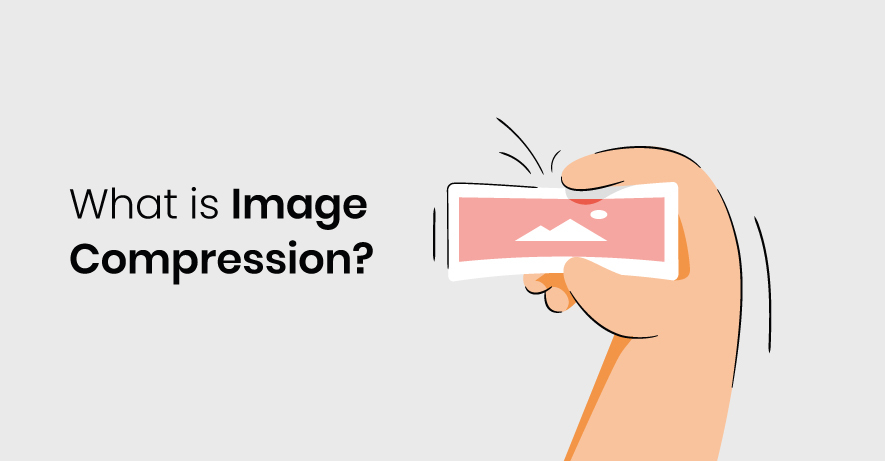
#> input picture toy_example_clustering/toy_example_clustering/what-is-image-compression-and-how-does-it-work.jpg, 885 x 461 px
$ python image_compression.py
#> lines starting #> are read from the running program, lines starting #| are printed output that depends on the picture; after the words box and inside, x2 and y2 are one past the last pixel; in counts of white or black regions, pixels touching at a corner belong together
import cv2
import numpy as np
from skimage.metrics import structural_similarity as ssim
from sklearn.metrics import mean_squared_error
import random

# Step 1: Load the image
image_path = 'what-is-image-compression-and-how-does-it-work.jpg'
original_image = cv2.imread(image_path, cv2.IMREAD_GRAYSCALE)
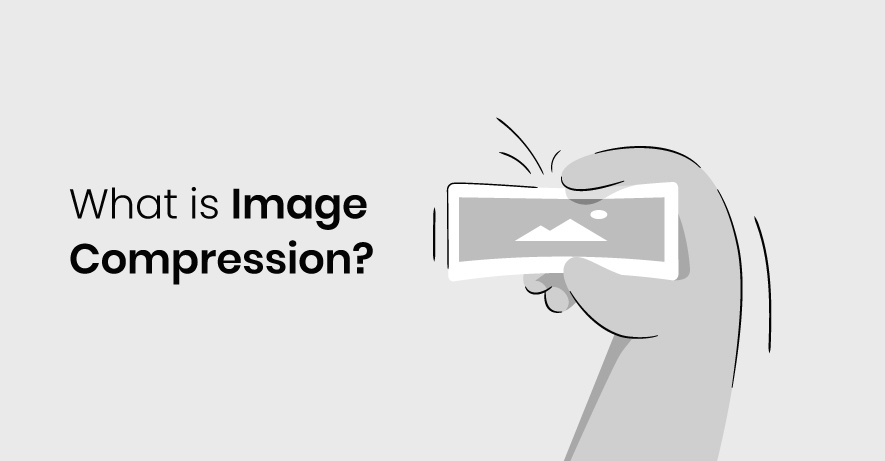
#> original_image: shape (461, 885); min 1, max 255, mean 225.6

# Step 2: Compress and decompress the image (using OpenCV, simulate this as JPEG compression)
compression_params = [int(cv2.IMWRITE_JPEG_QUALITY), 90]  # Set JPEG compression quality
_, compressed_image = cv2.imencode('.jpg', original_image, compression_params)
decompressed_image = cv2.imdecode(compressed_image, cv2.IMREAD_GRAYSCALE)

# Step 3: Add noise to the decompressed image (Output Transformation)
def add_noise_to_image(image, noise_factor=0.02):
#> called with noise_factor = 0.02
    noisy_image = image.copy()
    h, w = noisy_image.shape
#> h = 461; w = 885
    num_noise_pixels = int(noise_factor * h * w)  # Noise factor controls how many pixels are changed
#> num_noise_pixels = 8159

    # Randomly choose 'num_noise_pixels' to alter
    for _ in range(num_noise_pixels):
        x, y = random.randint(0, h - 1), random.randint(0, w - 1)
        noisy_image[x, y] = random.randint(0, 255)  # Set random pixel value
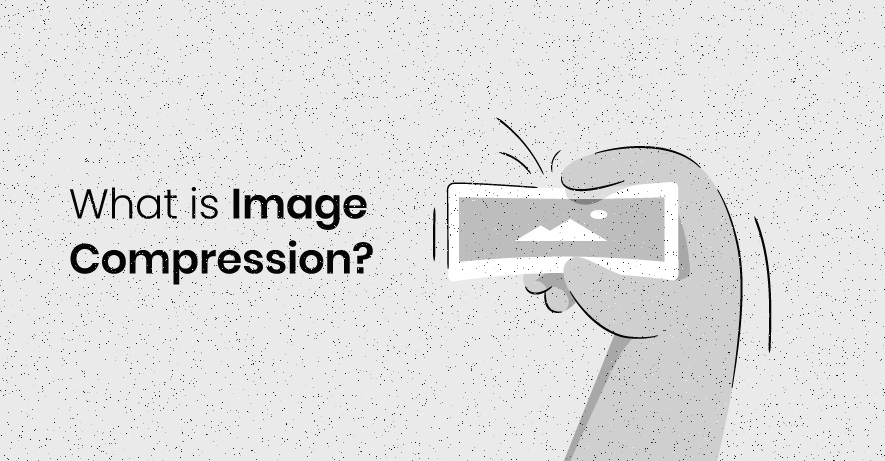
#> noisy_image: shape (461, 885); min 0, max 255, mean 223.6

    return noisy_image

noisy_decompressed_image = add_noise_to_image(decompressed_image, noise_factor=0.02)

# Step 4: Calculate SSIM and MSE (Auxiliary Function)
def calculate_ssim(image1, image2):
    return ssim(image1, image2)

def calculate_mse(image1, image2):
    return mean_squared_error(image1, image2)

# Initial SSIM and MSE between original and decompressed images
ssim_before_noise = calculate_ssim(original_image, decompressed_image)
#> ssim_before_noise = 0.997
mse_before_noise = calculate_mse(original_image, decompressed_image)
#> mse_before_noise = 0.977

# SSIM and MSE between original image and noisy decompressed image
ssim_after_noise = calculate_ssim(original_image, noisy_decompressed_image)
#> ssim_after_noise = 0.584
mse_after_noise = calculate_mse(original_image, noisy_decompressed_image)
#> mse_after_noise = 323.1

# Step 5: Output the results
print(f"SSIM before noise: {ssim_before_noise:.4f}")
#| SSIM before noise: 0.9970
print(f"MSE before noise: {mse_before_noise:.4f}")
#| MSE before noise: 0.9765

print(f"SSIM after noise: {ssim_after_noise:.4f}")
#| SSIM after noise: 0.5845
print(f"MSE after noise: {mse_after_noise:.4f}")
#| MSE after noise: 323.1258

# Step 6: Validation based on MR
if ssim_after_noise < ssim_before_noise:
    print("Validation passed: SSIM decreased after noise.")
else:
    print("Validation failed: SSIM did not decrease as expected.")

if mse_after_noise > mse_before_noise:
    print("Validation passed: MSE increased after noise.")
else:
    print("Validation failed: MSE did not increase as expected.")

# ********************************
print('failing example')

# Step 1: Load the original image
 # Replace with your image path
original_image = cv2.imread(image_path, cv2.IMREAD_GRAYSCALE)

# Step 2: Compress the image with aggressive settings
compression_params = [int(cv2.IMWRITE_JPEG_QUALITY), 1]  # Very low quality JPEG compression (high loss)
_, compressed_image = cv2.imencode('.jpg', original_image, compression_params)
#> compressed_image = 6711 values, max 255 at index 0, min 0 at index 4, mean 95.52
decompressed_image = cv2.imdecode(compressed_image, cv2.IMREAD_GRAYSCALE)
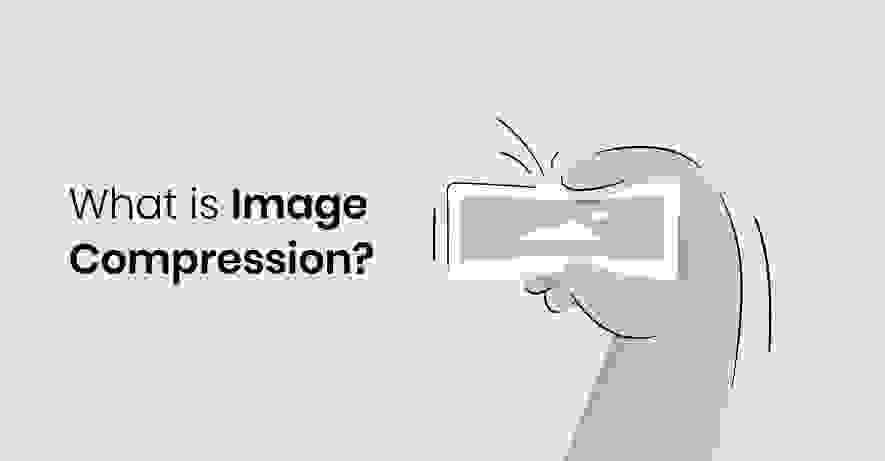
#> decompressed_image: shape (461, 885); min 0, max 255, mean 216.5

# Step 3: Add minor noise to the decompressed image (Output Transformation)
def add_noise_to_image(image, noise_factor=0.01):
#> called with noise_factor = 0.01
    noisy_image = image.copy()
    h, w = noisy_image.shape
#> h = 461; w = 885
    num_noise_pixels = int(noise_factor * h * w)  # Noise factor controls how many pixels to change
#> num_noise_pixels = 4079

    # Randomly modify a small number of pixel values
    for _ in range(num_noise_pixels):
        x, y = random.randint(0, h - 1), random.randint(0, w - 1)
        noisy_image[x, y] = random.randint(0, 255)
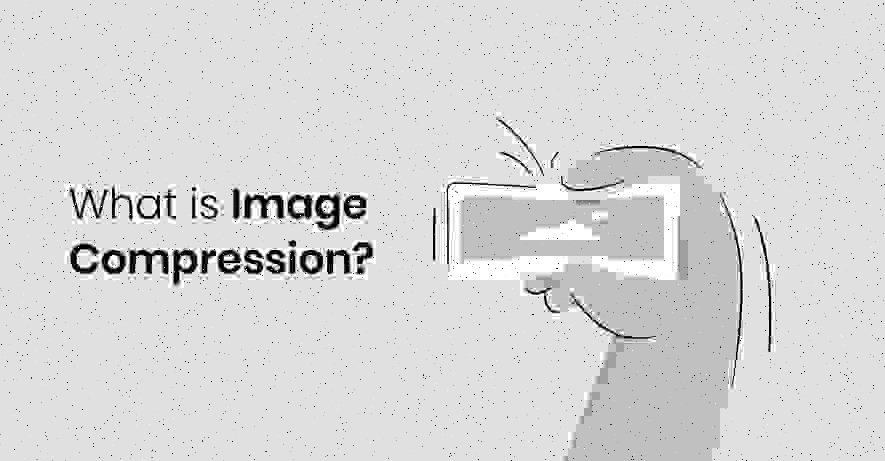
#> noisy_image: shape (461, 885); 0.99% of pixels changed, all inside (x1, y1, x2, y2) = (0, 0, 885, 461)

    return noisy_image

noisy_decompressed_image = add_noise_to_image(decompressed_image, noise_factor=0.01)

# Step 4: Calculate SSIM and MSE between original and decompressed images
def calculate_ssim(image1, image2):
    return ssim(image1, image2)

def calculate_mse(image1, image2):
    return mean_squared_error(image1, image2)

# SSIM and MSE between original and decompressed image
ssim_before_noise = calculate_ssim(original_image, decompressed_image)
#> ssim_before_noise = 0.947
mse_before_noise = calculate_mse(original_image, decompressed_image)
#> mse_before_noise = 192.8

# SSIM and MSE between original image and noisy decompressed image
ssim_after_noise = calculate_ssim(original_image, noisy_decompressed_image)
#> ssim_after_noise = 0.726
mse_after_noise = calculate_mse(original_image, noisy_decompressed_image)
#> mse_after_noise = 354.2

# Step 5: Output the results
print(f"SSIM before noise: {ssim_before_noise:.4f}")
#| SSIM before noise: 0.9466
print(f"MSE before noise: {mse_before_noise:.4f}")
#| MSE before noise: 192.7814

print(f"SSIM after noise: {ssim_after_noise:.4f}")
#| SSIM after noise: 0.7264
print(f"MSE after noise: {mse_after_noise:.4f}")
#| MSE after noise: 354.1526

# Step 6: Validation with AMR
if ssim_after_noise < ssim_before_noise:
    print("Validation passed: SSIM decreased after noise.")
else:
    print("Validation failed: SSIM did not decrease as expected.")

if mse_after_noise > mse_before_noise:
    print("Validation passed: MSE increased after noise.")
else:
    print("Validation failed: MSE did not increase as expected.")

# ****
#
# import cv2
import numpy as np
from skimage.metrics import structural_similarity as ssim
from sklearn.metrics import mean_squared_error
import matplotlib.pyplot as plt

# Load the original image
original_image = cv2.imread(image_path, cv2.IMREAD_GRAYSCALE)

# Function to progressively compress an image at decreasing quality
def compress_image_progressively(image, quality_levels):
    compressed_images = []
    for quality in quality_levels:
        compression_params = [int(cv2.IMWRITE_JPEG_QUALITY), quality]
        _, compressed = cv2.imencode('.jpg', image, compression_params)
        decompressed = cv2.imdecode(compressed, cv2.IMREAD_GRAYSCALE)
        compressed_images.append(decompressed)
    return compressed_images

# Define quality levels for compression
quality_levels = [90, 70, 50, 30, 10, 5, 2]  # Gradual degradation of quality

# Get progressively compressed images
compressed_images = compress_image_progressively(original_image, quality_levels)
#> compressed_images = 7 items

# Function to calculate SSIM and MSE for each decompressed image
def evaluate_images(original, compressed_images):
    ssim_scores = []
    mse_scores = []
    for img in compressed_images:
        ssim_score = ssim(original, img)
        mse_score = mean_squared_error(original, img)
        ssim_scores.append(ssim_score)
        mse_scores.append(mse_score)
#> this loop made 7 passes
#> (ssim_score, mse_score) on passes 1 to 7: (0.997, 0.977), (0.991, 4.84), (0.986, 8.87), (0.981, 15.55), (0.968, 49.11), (0.96, 90.23), (0.947, 192.9)
#> after the loop, mse_scores = [0.977, 4.84, 8.87, 15.55, 49.11, 90.23, 192.9]; ssim_scores = [0.997, 0.991, 0.986, 0.981, 0.968, 0.96, 0.947]
    return ssim_scores, mse_scores

# Evaluate all compressed images
ssim_scores, mse_scores = evaluate_images(original_image, compressed_images)
#> ssim_scores = [0.997, 0.991, 0.986, 0.981, 0.968, 0.96, 0.947]; mse_scores = [0.977, 4.84, 8.87, 15.55, 49.11, 90.23, 192.9]

# Output results
for i, quality in enumerate(quality_levels):
    print(f"Quality {quality}: SSIM = {ssim_scores[i]:.4f}, MSE = {mse_scores[i]:.4f}")
#> this loop made 7 passes
#| Quality 90: SSIM = 0.9970, MSE = 0.9765
#| Quality 70: SSIM = 0.9907, MSE = 4.8432
#| Quality 50: SSIM = 0.9863, MSE = 8.8727
#| Quality 30: SSIM = 0.9814, MSE = 15.5479
#| Quality 10: SSIM = 0.9681, MSE = 49.1100
#| Quality 5: SSIM = 0.9596, MSE = 90.2251
#| Quality 2: SSIM = 0.9466, MSE = 192.8704

# Plot SSIM and MSE over quality levels
plt.figure(figsize=(10, 5))
plt.subplot(1, 2, 1)
plt.plot(quality_levels, ssim_scores, marker='o')
plt.title('SSIM vs. Compression Quality')
plt.xlabel('JPEG Quality')
plt.ylabel('SSIM')

plt.subplot(1, 2, 2)
plt.plot(quality_levels, mse_scores, marker='o', color='r')
plt.title('MSE vs. Compression Quality')
plt.xlabel('JPEG Quality')
plt.ylabel('MSE')

plt.tight_layout()
plt.show()
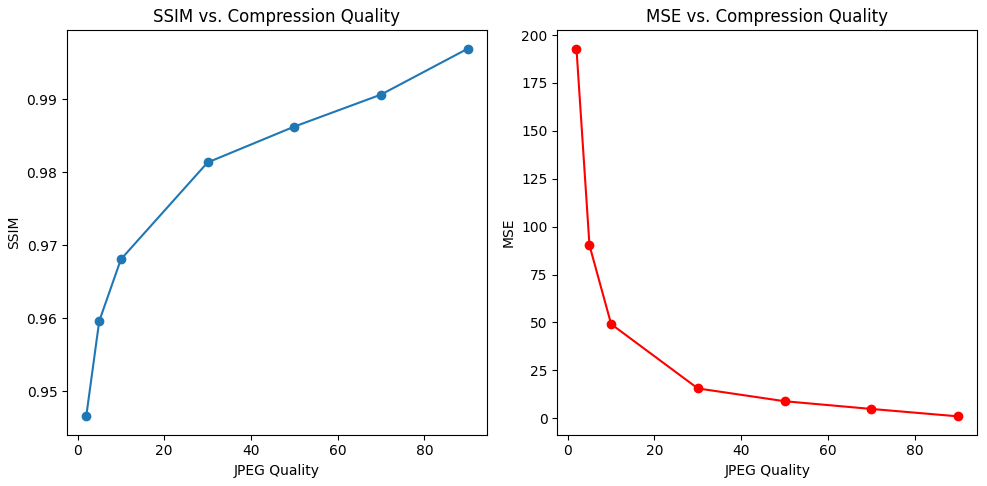
#> figure drawn by matplotlib, 2 panels

# e with your high-detail image path
original_image = cv2.imread(image_path, cv2.IMREAD_GRAYSCALE)

# Step 2: Compress the image with extreme low quality
compression_params = [int(cv2.IMWRITE_JPEG_QUALITY), 2]  # Very low quality
_, compressed_image = cv2.imencode('.jpg', original_image, compression_params)
#> compressed_image = 6715 values, max 255 at index 0, min 0 at index 4, mean 94.84
decompressed_image = cv2.imdecode(compressed_image, cv2.IMREAD_GRAYSCALE)

# Step 3: Calculate SSIM and MSE between original and decompressed images
ssim_score = ssim(original_image, decompressed_image)
#> ssim_score = 0.947
mse_score = mean_squared_error(original_image, decompressed_image)
#> mse_score = 192.9

# Output the SSIM and MSE results
print(f"SSIM: {ssim_score:.4f}")
#| SSIM: 0.9466
print(f"MSE: {mse_score:.4f}")
#| MSE: 192.8704

# Step 4: Visual comparison
plt.figure(figsize=(10, 5))
plt.subplot(1, 2, 1)
plt.imshow(original_image, cmap='gray')
plt.title('Original Image')
plt.subplot(1, 2, 2)
plt.imshow(decompressed_image, cmap='gray')
plt.title(f'Decompressed Image (Quality = 2)')
plt.show()
